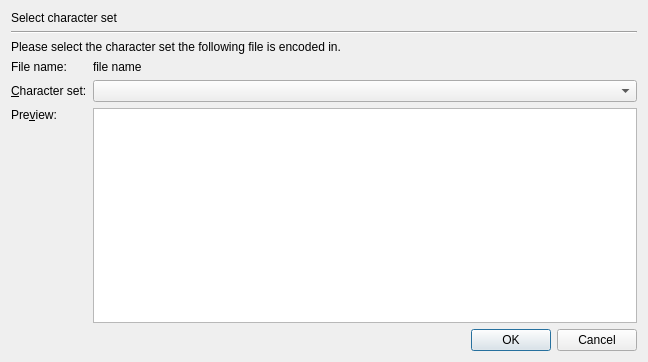
<?xml version="1.0" encoding="UTF-8"?>
<ui version="4.0">
 <class>mtx::gui::SelectCharacterSetDialog</class>
 <widget class="QDialog" name="mtx::gui::SelectCharacterSetDialog">
  <property name="geometry">
   <rect>
    <x>0</x>
    <y>0</y>
    <width>648</width>
    <height>362</height>
   </rect>
  </property>
  <property name="windowTitle">
   <string>Select character set</string>
  </property>
  <layout class="QVBoxLayout" name="verticalLayout_2">
   <item>
    <widget class="QLabel" name="title">
     <property name="text">
      <string>Select character set</string>
     </property>
    </widget>
   </item>
   <item>
    <widget class="Line" name="line">
     <property name="orientation">
      <enum>Qt::Horizontal</enum>
     </property>
    </widget>
   </item>
   <item>
    <widget class="QLabel" name="introduction">
     <property name="text">
      <string>Please select the character set the following file is encoded in.</string>
     </property>
    </widget>
   </item>
   <item>
    <layout class="QFormLayout" name="formLayout">
     <item row="0" column="0">
      <widget class="QLabel" name="fileNameLabel">
       <property name="text">
        <string>File name:</string>
       </property>
      </widget>
     </item>
     <item row="0" column="1">
      <widget class="mtx::gui::Util::ElideLabel" name="fileName">
       <property name="text">
        <string notr="true">file name</string>
       </property>
      </widget>
     </item>
     <item row="1" column="0">
      <widget class="QLabel" name="characterSetLabel">
       <property name="text">
        <string>&amp;Character set:</string>
       </property>
       <property name="buddy">
        <cstring>characterSet</cstring>
       </property>
      </widget>
     </item>
     <item row="1" column="1">
      <widget class="mtx::gui::Util::CharacterSetComboBox" name="characterSet">
       <property name="sizePolicy">
        <sizepolicy hsizetype="Expanding" vsizetype="Fixed">
         <horstretch>0</horstretch>
         <verstretch>0</verstretch>
        </sizepolicy>
       </property>
      </widget>
     </item>
     <item row="2" column="0">
      <layout class="QVBoxLayout" name="verticalLayout">
       <item>
        <widget class="QLabel" name="previewLabel">
         <property name="text">
          <string>Pre&amp;view:</string>
         </property>
         <property name="buddy">
          <cstring>content</cstring>
         </property>
        </widget>
       </item>
       <item>
        <spacer name="verticalSpacer">
         <property name="orientation">
          <enum>Qt::Vertical</enum>
         </property>
         <property name="sizeHint" stdset="0">
          <size>
           <width>20</width>
           <height>40</height>
          </size>
         </property>
        </spacer>
       </item>
      </layout>
     </item>
     <item row="2" column="1">
      <widget class="QPlainTextEdit" name="content">
       <property name="sizePolicy">
        <sizepolicy hsizetype="Expanding" vsizetype="Expanding">
         <horstretch>0</horstretch>
         <verstretch>1</verstretch>
        </sizepolicy>
       </property>
       <property name="readOnly">
        <bool>true</bool>
       </property>
      </widget>
     </item>
    </layout>
   </item>
   <item>
    <widget class="QDialogButtonBox" name="buttonBox">
     <property name="orientation">
      <enum>Qt::Horizontal</enum>
     </property>
     <property name="standardButtons">
      <set>QDialogButtonBox::Cancel|QDialogButtonBox::Ok</set>
     </property>
    </widget>
   </item>
  </layout>
 </widget>
 <customwidgets>
  <customwidget>
   <class>mtx::gui::Util::ElideLabel</class>
   <extends>QLabel</extends>
   <header>mkvtoolnix-gui/util/elide_label.h</header>
  </customwidget>
  <customwidget>
   <class>mtx::gui::Util::CharacterSetComboBox</class>
   <extends>QComboBox</extends>
   <header>mkvtoolnix-gui/util/character_set_combo_box.h</header>
  </customwidget>
 </customwidgets>
 <resources/>
 <connections/>
</ui>
